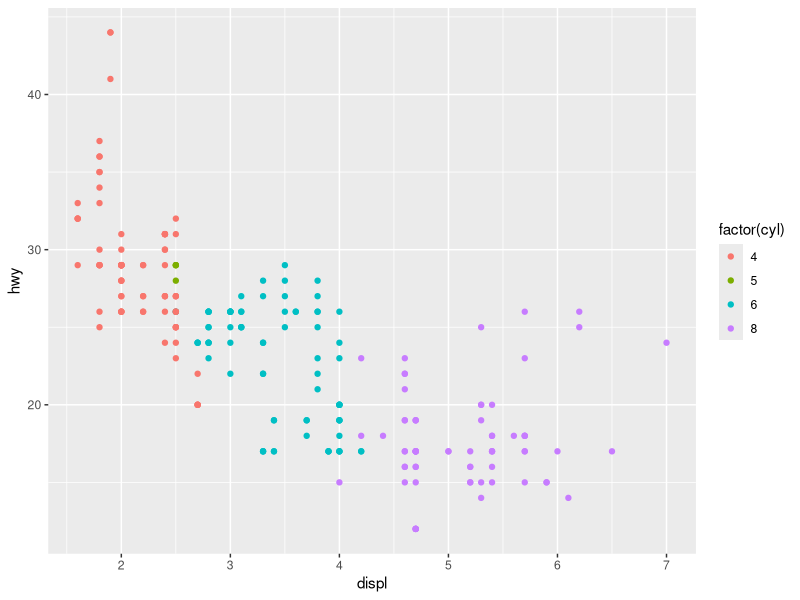
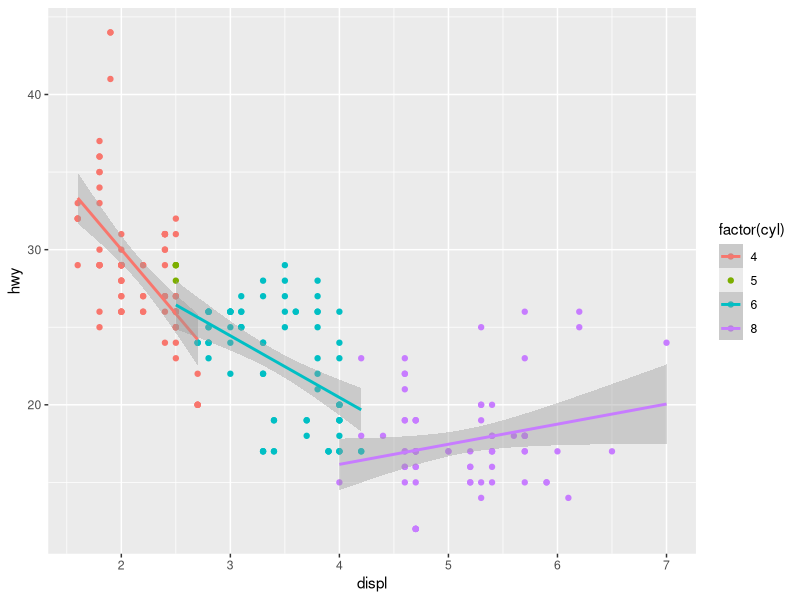
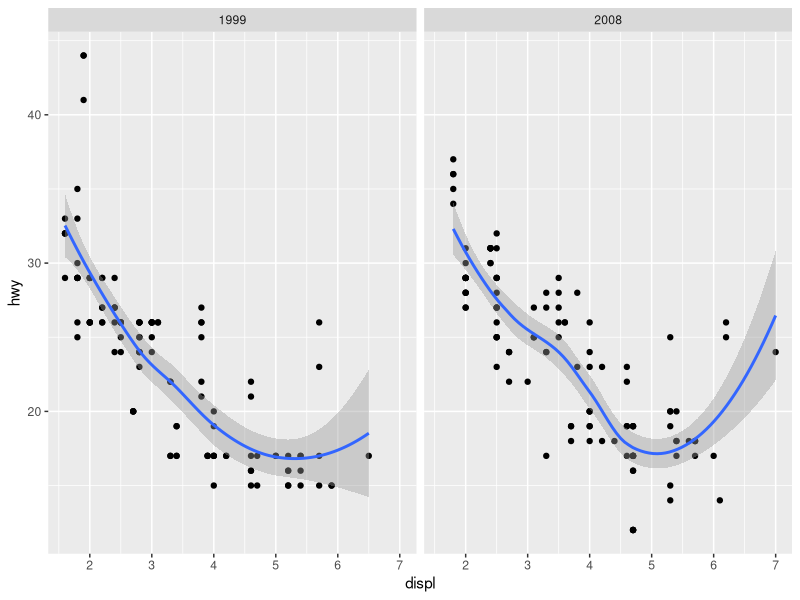

Generate these figures, in order, with R:
## ---- chunk 1
knitr::opts_chunk$set(echo = TRUE)
library(tidyverse)
## ---- chunk 2
ggplot(mpg, aes(displ, hwy, color = factor(cyl))) +
  geom_point()
## ---- chunk 3
ggplot(mpg, aes(displ, hwy, color = factor(cyl))) +
  geom_point() +
  geom_smooth(method = "lm")
## ---- chunk 4
ggplot(mpg, aes(displ, hwy)) +
  geom_point() +
  geom_smooth() +
  facet_wrap(~year)
